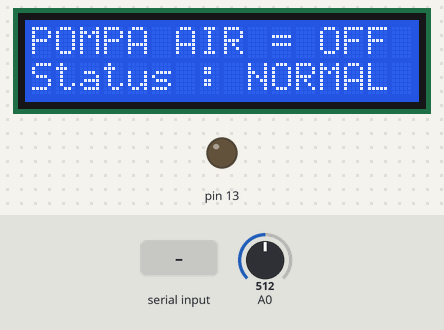
A sketch run on a simulated Arduino Uno, built with avr-gcc and run on an emulated ATmega328P. On the bench: 16×2 character LCD, output pins drawn as LEDs (lit = HIGH). Inputs (shaded band) come from the test bench; at power-on: A0 = 512. What the sketch prints to the serial monitor is not drawn.

Above: at 4.2 s.
4.3 s: A0 set to 481
At 5.5 s:
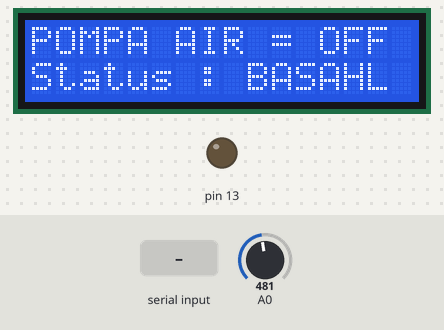
5.8 s: "1" received over Serial
At 6.8 s:
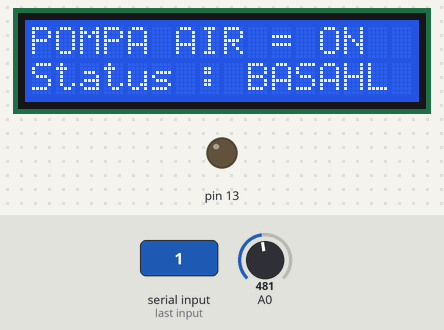
7.3 s: A0 set to 510
At 8.5 s:
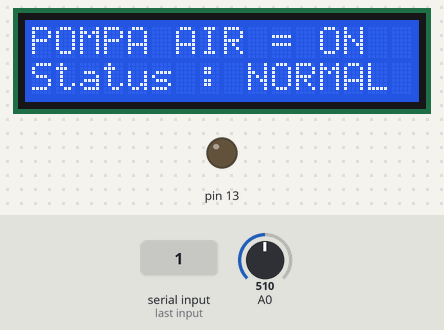
8.8 s: A0 set to 794
10.3 s: A0 set to 808
At 11.1 s:
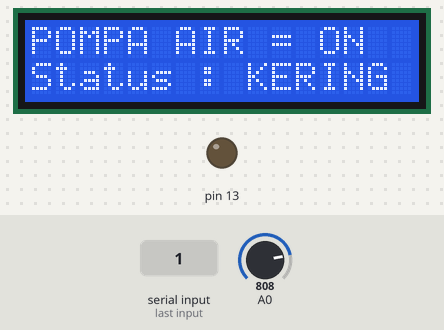
11.8 s: "0" received over Serial
At 12.9 s:
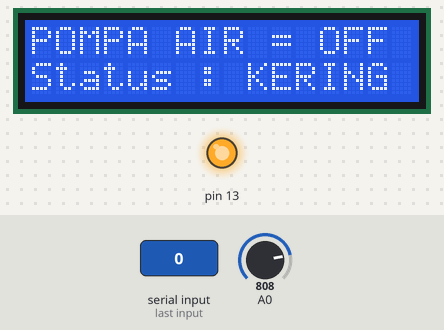
Timing chart, 0 to 14.3 s (numbered marks = the images above; inputs shaded):
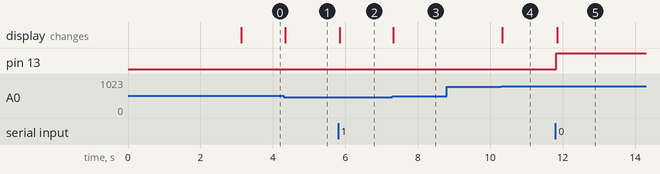

Measured:
- the behaviour switches between 500 and 499 on A0 (found by bisection; images 0 and 1)
- the behaviour switches between 800 and 801 on A0 (found by bisection; images 3 and 4)
- after the input at 4.3 s, the display: changes at once (image 1)
- after the input at 5.8 s, the display: changes at once (image 2)
- after the input at 7.3 s, the display: changes at once (image 3)
- after the input at 8.8 s, every drawn part: stays the same
- after the input at 10.3 s, the display: changes at once (image 4)
- after the input at 11.8 s, pin 13: LOW → HIGH at once; the display: changes after 0.05 s (image 5)

The sketch:

mikrokontroler_arduino.ino
```cpp
#include <LiquidCrystal_I2C.h>
LiquidCrystal_I2C lcd(0x27, 16, 2);

bool pumpStatus = true ;  // Status pompa air (mati awalnya)

void setup() {
  Serial.begin(9600);
  lcd.init();
  lcd.backlight();
  lcd.clear();
  lcd.setCursor(0, 0);
  lcd.print("IRRIGATION");
  lcd.setCursor(0, 1);
  lcd.print("SYSTEM IS ON ");
  lcd.print("");
  delay(3000);
  lcd.clear();
  pinMode(13,OUTPUT);
}

void loop() {
  // Baca data dari Bluetooth
  if(Serial.available()>0)
  {
    char data = Serial.read();
    if (data == '0')
    {
      digitalWrite(13,HIGH);
      pumpStatus = true;
    }
    else if(data == '1')
    {
      digitalWrite(13,LOW);
      pumpStatus = false;
    }
  }

  // Tampilkan status pompa air di LCD
  lcd.setCursor(0, 0);
  if (pumpStatus) {
    digitalWrite(2, LOW);
    lcd.print("POMPA AIR = OFF ");
  } else{
    digitalWrite(2, HIGH);
    lcd.print("POMPA AIR = ON ");
  }

  int value = analogRead(A0);
  Serial.println(value);

  // Tampilkan status kelembaban tanah di LCD
  lcd.setCursor(0, 1);
  if (value < 500) {
    lcd.print("Status : BASAH");
  } else if (value > 500 && value < 800) {
    lcd.print("Status : NORMAL ");
  } else if (value > 800) {
    lcd.print("Status : KERING ");
  }
}
```
